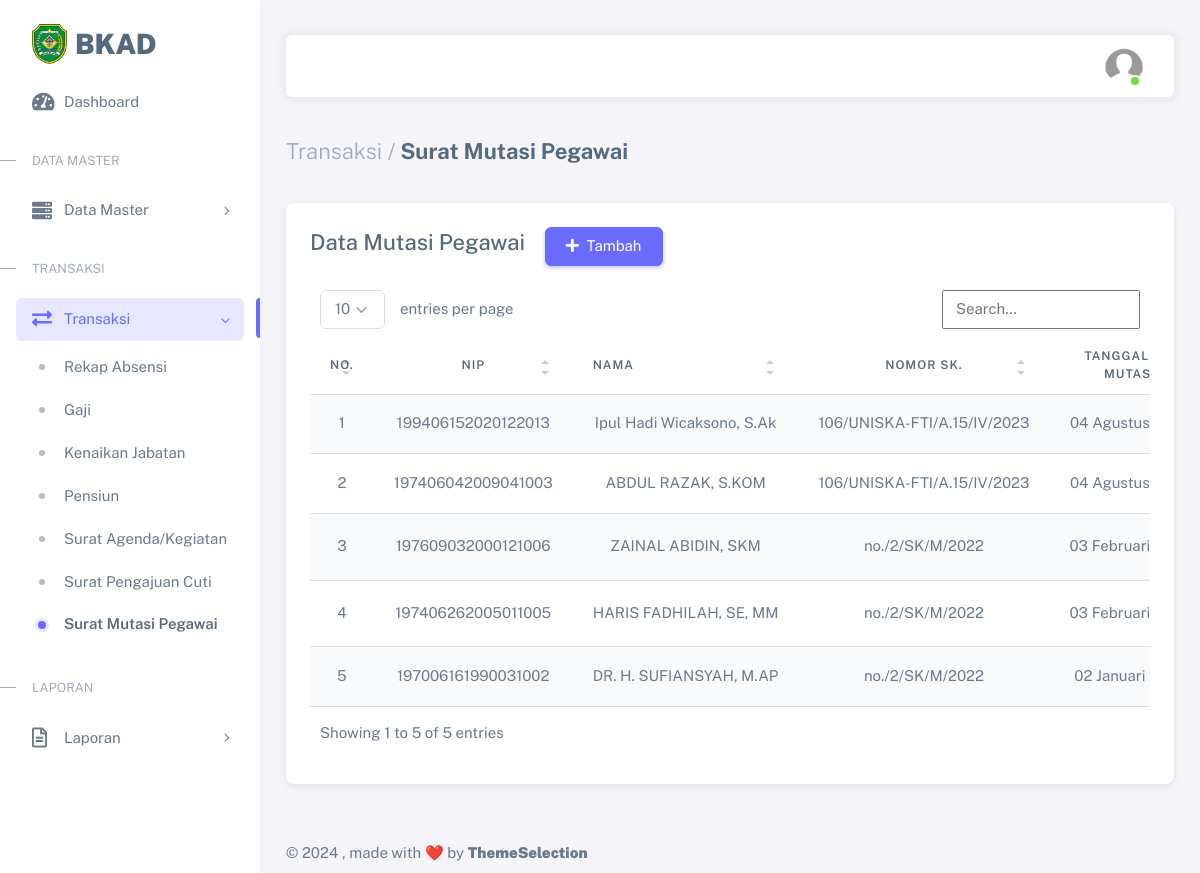
Page /admin/mutasi.php (signed in) on the committed database.
### tables this page shows
CREATE TABLE `mutasi` (
  `id_mutasi` int(11) NOT NULL,
  `tgl_m` date NOT NULL,
  `id_pg` int(11) NOT NULL,
  `no_sk` varchar(55) NOT NULL,
  `tgl_sk` date NOT NULL,
  `tujuan` varchar(200) NOT NULL,
  `new_jabatan` varchar(55) NOT NULL,
  `ket_mutasi` varchar(155) NOT NULL,
  `file_p` varchar(200) NOT NULL,
  `status_mutasi` varchar(55) NOT NULL
);

CREATE TABLE `t_pegawai` (
  `id_pg` int(11) NOT NULL,
  `nip` varchar(25) NOT NULL,
  `nama_lengkap` varchar(120) NOT NULL,
  `id_jabatan` int(11) NOT NULL,
  `jenis_kelamin` varchar(35) NOT NULL,
  `agama` varchar(20) NOT NULL,
  `status` varchar(20) NOT NULL,
  `tempat_lahir` varchar(120) NOT NULL,
  `tanggal_lahir` date NOT NULL,
  `alamat_rumah` varchar(200) NOT NULL,
  `no_telpon` varchar(13) NOT NULL,
  `file_foto` varchar(255) DEFAULT NULL,
  `pegawai` enum('asn','non asn') NOT NULL,
  `golongan` varchar(255) DEFAULT NULL
);

### fungsi_indotgl.php (called while the page is built, shortened)
<?php
function tgl_indo($tgl)
{
  $tanggal = substr($tgl, 8, 2);
  $bulan   = getBulan(substr($tgl, 5, 2));
  $tahun   = substr($tgl, 0, 4);
  return $tanggal . ' ' . $bulan . ' ' . $tahun;
}
function getBulan($bln)
{
  switch ($bln) {
    case 1:
      return "Januari";
      break;
    case 2:
      return "Februari";
      break;
    case 8:
      return "Agustus";
      break;
  }
}

### admin/mutasi.php (the view, shortened to what this page needs)
<?php
require_once("../fungsi_indotgl.php");
require_once('../head.php');
?>
<div class="layout-wrapper layout-content-navbar">
	<div class="layout-container">
		<aside id="layout-menu" class="layout-menu menu-vertical menu bg-menu-theme">
			<div class="app-brand demo d-grid">
				<a href="index.php" class="app-brand-link">
					<span class="app-brand-logo demo">
						<img src="../assets/img/logo/tapin.png" width="35" class="img-fluid">
					</span>
					<span class="app-brand-text demo menu-text fw-bolder ms-2 text-uppercase">BKAD</span>
				</a>
			</div>
			<ul class="menu-inner py-1">
				<li class="menu-item">
					<a href="index.php" class="menu-link">
						<i class="menu-icon fas fa-tachometer-alt"></i>
						<div data-i18n="Dashboard">Dashboard</div>
					</a>
				</li>
				<li class="menu-header small text-uppercase">
					<span class="menu-header-text">Data Master</span>
				</li>
				<li class="menu-item">
					<a href="javascript:void(0);" class="menu-link menu-toggle">
						<i class="menu-icon fas fa-server"></i>
						<div data-i18n="Data Master">Data Master</div>
					</a>
				</li>
				<li class="menu-header small text-uppercase">
					<span class="menu-header-text">Transaksi</span>
				</li>
				<li class="menu-item active open">
					<a href="javascript:void(0);" class="menu-link menu-toggle">
						<i class="menu-icon fas fa-exchange-alt"></i>
						<div data-i18n="Transaksi">Transaksi</div>
					</a>
					<ul class="menu-sub">
						<li class="menu-item">
							<a href="absensi.php" class="menu-link">
								<div data-i18n="Absensi">Rekap Absensi</div>
							</a>
						</li>
						<li class="menu-item">
							<a href="gaji.php" class="menu-link">
								<div data-i18n="Gaji">Gaji</div>
							</a>
						</li>
						<li class="menu-item">
							<a href="kenaikan.php" class="menu-link">
								<div data-i18n="Kenaikan Jabatan">Kenaikan Jabatan</div>
							</a>
						</li>
						<li class="menu-item">
							<a href="pensiun.php" class="menu-link">
								<div data-i18n="Pensiun">Pensiun</div>
							</a>
						</li>
						<li class="menu-item">
							<a href="agenda.php" class="menu-link">
								<div data-i18n="Surat Agenda">Surat Agenda/Kegiatan</div>
							</a>
						</li>
						<li class="menu-item">
							<a href="cuti.php" class="menu-link">
								<div data-i18n="Surat Pengajuan Cuti">Surat Pengajuan Cuti</div>
							</a>
						</li>
						<li class="menu-item active">
							<a href="mutasi.php" class="menu-link">
								<div data-i18n="Surat Mutasi Pegawai">Surat Mutasi Pegawai</div>
							</a>
						</li>
					</ul>
				</li>
				<li class="menu-header small text-uppercase">
					<span class="menu-header-text">Laporan</span>
				</li>
				<li class="menu-item">
					<a href="javascript:void(0);" class="menu-link menu-toggle">
						<i class="menu-icon far fa-file-alt"></i>
						<div data-i18n="Laporan">Laporan</div>
					</a>
				</li>
			</ul>
		</aside>
		<div class="layout-page">
			<nav class="layout-navbar container-xxl navbar navbar-expand-xl navbar-detached align-items-center bg-navbar-theme" id="layout-navbar">
				<div class="navbar-nav-right d-flex align-items-center" id="navbar-collapse">
					<ul class="navbar-nav flex-row align-items-center ms-auto">
						<li class="nav-item navbar-dropdown dropdown-user dropdown">
							<a class="nav-link dropdown-toggle hide-arrow" href="javascript:void(0);" data-bs-toggle="dropdown">
								<div class="avatar avatar-online">
									<img src="../assets/img/avatars/user.png" alt class="w-px-40 h-auto rounded-circle" />
								</div>
							</a>
						</li>
					</ul>
				</div>
			</nav>
			<div class="content-wrapper">
				<div class="container-xxl flex-grow-1 container-p-y">
					<h4 class="fw-bold py-3 mb-4"><span class="text-muted fw-light">Transaksi /</span> Surat Mutasi Pegawai</h4>
					<div class="row">
						<div class="col-md-6 col-lg-4 col-xl-12 order-0 mb-4">
							<div class="card">
								<div class="card-header pb-3">
									<h4 class="mb-2 d-inline-block">Data Mutasi Pegawai</h4>
									<a class="btn btn-primary ms-3" href="mutasi_in.php">
										<i class="fas fa-plus me-1"></i>
										Tambah
									</a>
								</div>
								<div class="card-body">
									<div class="table-responsive">
										<table class="table table-striped table-hover table-fixed table-flush" id="table1" width="100%">
											<thead>
												<tr>
													<th style="vertical-align: middle;" class="text-center">No.</th>
													<th style="vertical-align: middle;" class="text-center">NIP</th>
													<th style="vertical-align: middle;">Nama</th>
													<th style="vertical-align: middle;" class="text-center">Nomor SK.</th>
													<th style="vertical-align: middle;" class="text-center">Tanggal SK. Mutasi</th>
												</tr>
											</thead>
											<tbody>
												<?php
												$query = mysqli_query(
													$koneksi,
													"SELECT * FROM mutasi
													INNER JOIN t_pegawai ON mutasi.id_pg=t_pegawai.id_pg
													ORDER BY id_mutasi DESC"
												);
												$no = 1;
												while ($data = mysqli_fetch_array($query)) { ?>
													<tr>
														<td style="vertical-align: middle;" class="text-center">
															<?= $no++ ?>
														</td>
														<td style="vertical-align: middle;" class="text-center text-nowrap"><?= $data['nip'] ?></td>
														<td style="vertical-align: middle;" class="text-center text-nowrap"><?= $data['nama_lengkap'] ?></td>
														<td style="vertical-align: middle;" class="text-center text-nowrap"><?= $data['no_sk']; ?></td>
														<td style="vertical-align: middle;" class="text-center text-nowrap"><?= tgl_indo($data['tgl_sk']) ?></td>
													</tr>
												<?php } ?>
											</tbody>
										</table>
									</div>
								</div>
							</div>
						</div>
					</div>
				</div>
				<?php require_once("../footer.php"); ?>

### assets/css/demo.css (style rules this page uses)
.menu .app-brand.demo { height: 64px; margin-top: 12px; }
.app-brand-text.demo { font-size: 1.75rem; letter-spacing: -0.5px; text-transform: lowercase; }

### rows in the picture
mutasi: id_pg.nip "199406152020122013", id_pg.nama_lengkap "Ipul Hadi Wicaksono, S.Ak", no_sk "106/UNISKA-FTI/A.15/IV/2023", tgl_sk "04 Agustus…"
mutasi: id_pg.nip "197406042009041003", id_pg.nama_lengkap "ABDUL RAZAK, S.KOM", no_sk "106/UNISKA-FTI/A.15/IV/2023", tgl_sk "04 Agustus…"
mutasi: id_pg.nip "197609032000121006", id_pg.nama_lengkap "ZAINAL ABIDIN, SKM", no_sk "no./2/SK/M/2022", tgl_sk "03 Februari…"
mutasi: id_pg.nip "197406262005011005", id_pg.nama_lengkap "HARIS FADHILAH, SE, MM", no_sk "no./2/SK/M/2022", tgl_sk "03 Februari…"
mutasi: id_pg.nip "197006161990031002", id_pg.nama_lengkap "DR. H. SUFIANSYAH, M.AP", no_sk "no./2/SK/M/2022", tgl_sk "02 Januari…"
